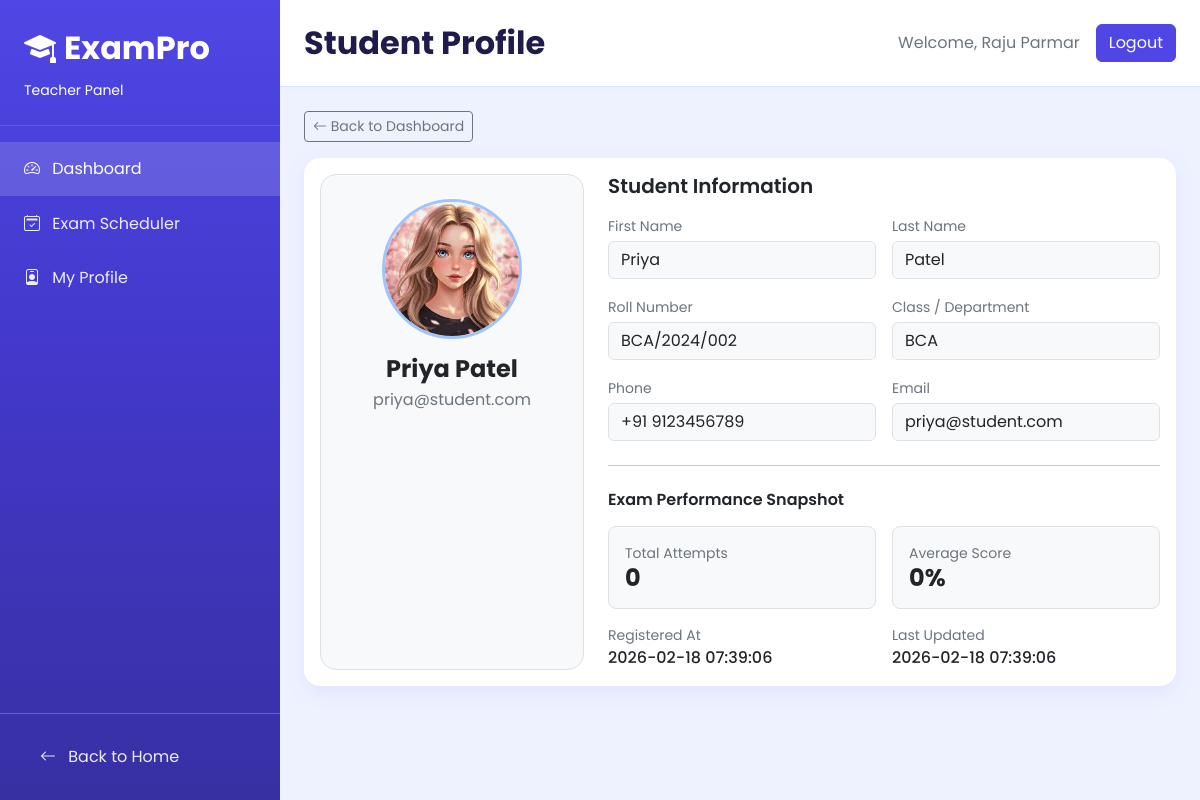
/pages/teacher/student-profile.php?student_id=2 (signed in), run on the app's committed database.
### tables this page shows
CREATE TABLE IF NOT EXISTS students (
    id INT AUTO_INCREMENT PRIMARY KEY,
    name VARCHAR(100) NOT NULL,
    first_name VARCHAR(80) DEFAULT NULL,
    last_name VARCHAR(80) DEFAULT NULL,
    email VARCHAR(100) NOT NULL UNIQUE,
    phone VARCHAR(20) DEFAULT NULL,
    profile_image VARCHAR(255) DEFAULT NULL,
    roll_number VARCHAR(50) NOT NULL,
    department VARCHAR(50) DEFAULT 'BCA',
    class_id INT NULL,
    password VARCHAR(255) NOT NULL,
    created_at TIMESTAMP DEFAULT CURRENT_TIMESTAMP,
    updated_at TIMESTAMP NULL DEFAULT CURRENT_TIMESTAMP ON UPDATE CURRENT_TIMESTAMP,
    FOREIGN KEY (class_id) REFERENCES classes(id) ON DELETE SET NULL
);

### pages/teacher/student-profile.php (the view, shortened to what this page needs)
<?php
require_once __DIR__ . '/includes/auth.php';
require_once __DIR__ . '/includes/layout.php';
$studentId = isset($_GET['student_id']) ? (int) $_GET['student_id'] : 0;
$stmt = $conn->prepare('SELECT id, name, first_name, last_name, email, phone, roll_number, department, profile_image, created_at, updated_at FROM students WHERE id = ? LIMIT 1');
$stmt->bind_param('i', $studentId);
$stmt->execute();
$student = $stmt->get_result()->fetch_assoc();
$statsStmt = $conn->prepare('SELECT COUNT(*) AS attempts, COALESCE(AVG(percentage), 0) AS avg_score FROM student_exams WHERE student_id = ?');
$statsStmt->bind_param('i', $studentId);
$statsStmt->execute();
$stats = $statsStmt->get_result()->fetch_assoc();
$displayName = trim((string) ($student['name'] ?? 'Student'));
$firstName = trim((string) ($student['first_name'] ?? ''));
$lastName = trim((string) ($student['last_name'] ?? ''));
$imagePath = trim((string) ($student['profile_image'] ?? ''));
$imageUrl = '';
if ($imagePath !== '' && preg_match('/^uploads\/profile\/[A-Za-z0-9._-]+$/', $imagePath) && is_file(__DIR__ . '/../../' . $imagePath)) {
    $imageUrl = '../../' . $imagePath;
}
?>
<div class="mb-3">
    <a href="dashboard.php" class="btn btn-outline-secondary btn-sm"><i class="bi bi-arrow-left"></i> Back to Dashboard</a>
</div>
<div class="card content-card">
    <div class="card-body">
        <div class="row g-4">
            <div class="col-lg-4">
                <div class="border rounded-4 p-4 text-center bg-light h-100">
                    <?php if ($imageUrl !== ''): ?>
                        <img src="<?= htmlspecialchars($imageUrl) ?>" alt="Student image" class="rounded-circle border border-3 border-primary-subtle mb-3" style="width: 140px; height: 140px; object-fit: cover;">
                    <?php else: ?>
                        <div class="rounded-circle border border-3 border-primary-subtle bg-white d-inline-flex align-items-center justify-content-center mb-3" style="width: 140px; height: 140px;">
                            <span class="fw-bold fs-1 text-primary"><?= htmlspecialchars(strtoupper(substr($displayName, 0, 1))) ?></span>
                        </div>
                    <?php endif; ?>
                    <h4 class="fw-bold mb-1"><?= htmlspecialchars($displayName) ?></h4>
                    <p class="text-secondary mb-0"><?= htmlspecialchars((string) $student['email']) ?></p>
                </div>
            </div>
            <div class="col-lg-8">
                <h5 class="fw-semibold mb-3">Student Information</h5>
                <div class="row g-3">
                    <div class="col-md-6">
                        <label class="form-label text-secondary small mb-1">First Name</label>
                        <div class="form-control bg-light"><?= htmlspecialchars($firstName) ?></div>
                    </div>
                    <div class="col-md-6">
                        <label class="form-label text-secondary small mb-1">Last Name</label>
                        <div class="form-control bg-light"><?= htmlspecialchars($lastName) ?></div>
                    </div>
                    <div class="col-md-6">
                        <label class="form-label text-secondary small mb-1">Roll Number</label>
                        <div class="form-control bg-light"><?= htmlspecialchars((string) $student['roll_number']) ?></div>
                    </div>
                    <div class="col-md-6">
                        <label class="form-label text-secondary small mb-1">Class / Department</label>
                        <div class="form-control bg-light"><?= htmlspecialchars((string) $student['department']) ?></div>
                    </div>
                    <div class="col-md-6">
                        <label class="form-label text-secondary small mb-1">Phone</label>
                        <div class="form-control bg-light"><?= htmlspecialchars((string) ($student['phone'] ?: 'N/A')) ?></div>
                    </div>
                    <div class="col-md-6">
                        <label class="form-label text-secondary small mb-1">Email</label>
                        <div class="form-control bg-light"><?= htmlspecialchars((string) $student['email']) ?></div>
                    </div>
                </div>
                <hr class="my-4">
                <h6 class="fw-semibold mb-3">Exam Performance Snapshot</h6>
                <div class="row g-3">
                    <div class="col-md-6">
                        <div class="border rounded-3 p-3 bg-light">
                            <div class="text-secondary small">Total Attempts</div>
                            <div class="h4 fw-bold mb-0"><?= (int) ($stats['attempts'] ?? 0) ?></div>
                        </div>
                    </div>
                    <div class="col-md-6">
                        <div class="border rounded-3 p-3 bg-light">
                            <div class="text-secondary small">Average Score</div>
                            <div class="h4 fw-bold mb-0"><?= round((float) ($stats['avg_score'] ?? 0), 2) ?>%</div>
                        </div>
                    </div>
                    <div class="col-md-6">
                        <div class="text-secondary small">Registered At</div>
                        <div class="fw-medium"><?= htmlspecialchars((string) $student['created_at']) ?></div>
                    </div>
                    <div class="col-md-6">
                        <div class="text-secondary small">Last Updated</div>
                        <div class="fw-medium"><?= htmlspecialchars((string) ($student['updated_at'] ?: $student['created_at'])) ?></div>
                    </div>
                </div>
            </div>
        </div>
    </div>
</div>

### pages/teacher/assets/teacher.css (style rules this page uses)
:root { --tp-indigo: #4f46e5; --tp-indigo-dark: #3730a3; --tp-indigo-soft: #c7d2fe; --tp-bg: #eef2ff; --tp-panel: #ffffff; --tp-text: #1f1b4d; --tp-muted: #6b6b8c; }
body { font-family: 'Poppins', sans-serif; background: var(--tp-bg); color: var(--tp-text); }
.content-card { border: 0; border-radius: 16px; box-shadow: 0 6px 22px rgba(79, 70, 229, 0.08); }

### data on the page
students: profile_image (picture), name "Priya Patel", email "priya@student.com", first_name "Priya", last_name "Patel", roll_number "BCA/2024/002", department "BCA", phone "+91 9123456789", created_at "2026-02-18 07:39:06", updated_at "2026-02-18 07:39:06"

### other printed values
$title "Student Profile"
$teacherName "Raju Parmar"
$stats['attempts'] "0"
$stats['avg_score'] "0"
